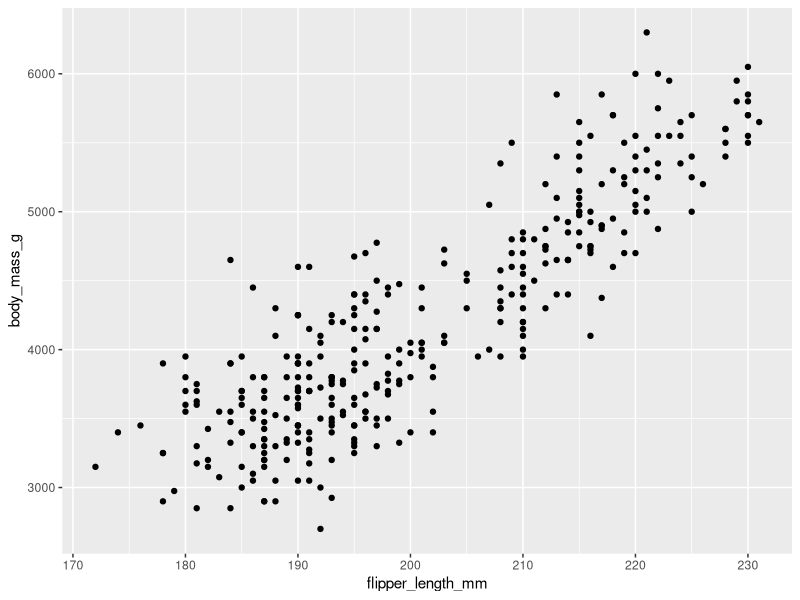
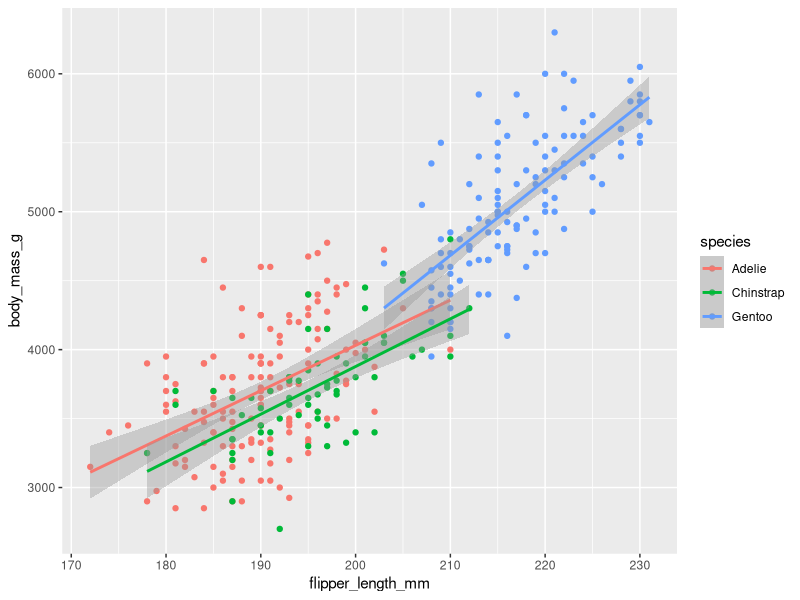
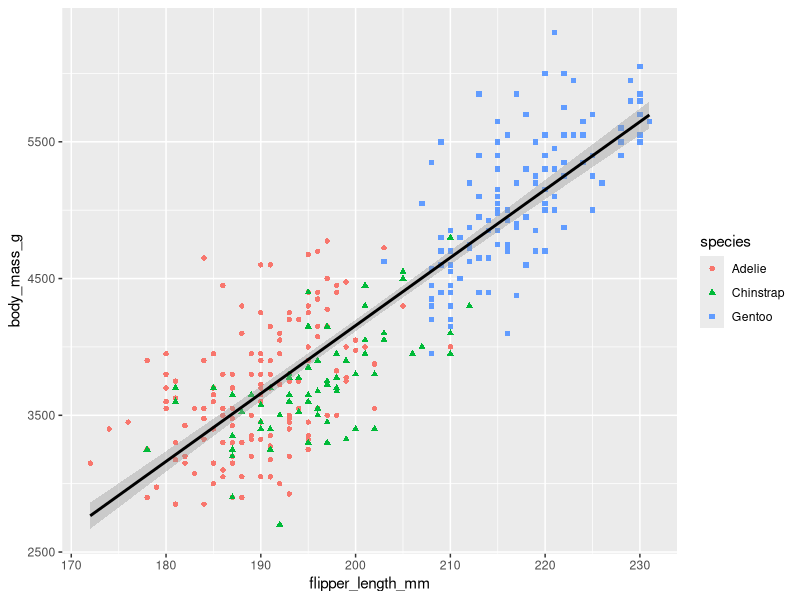
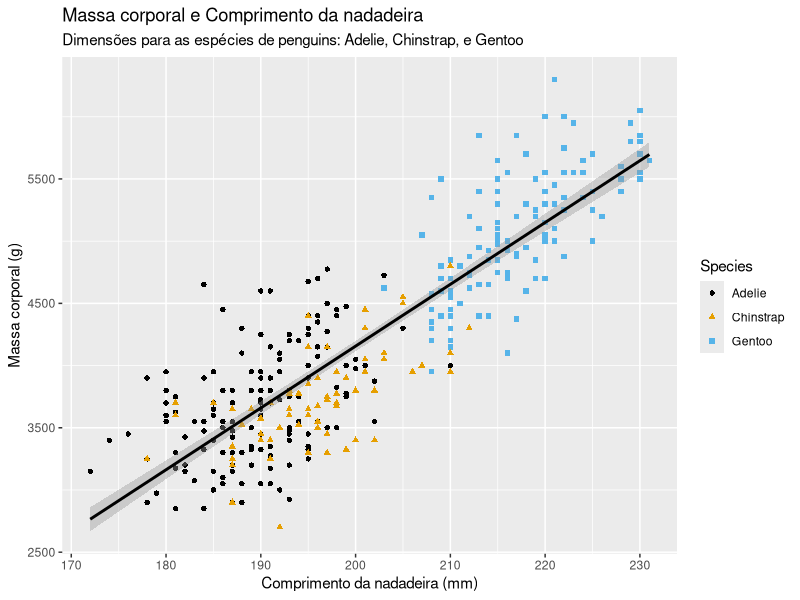
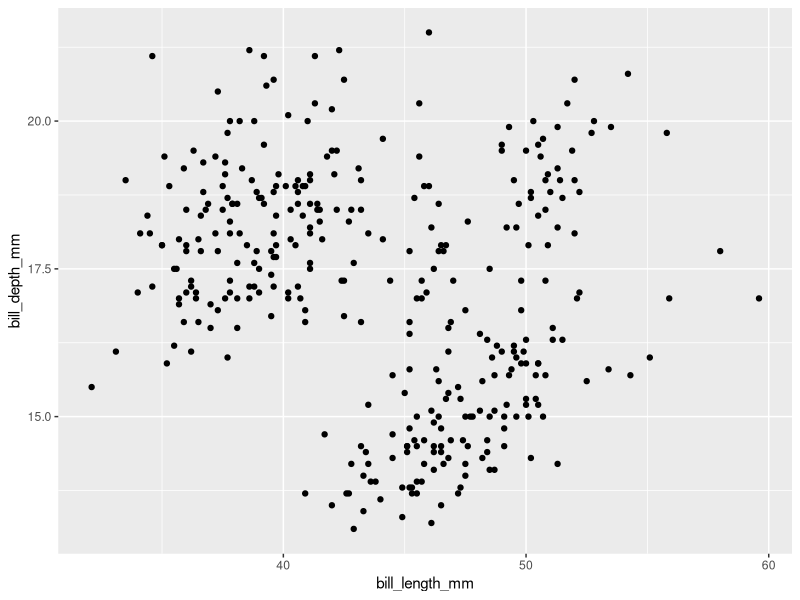
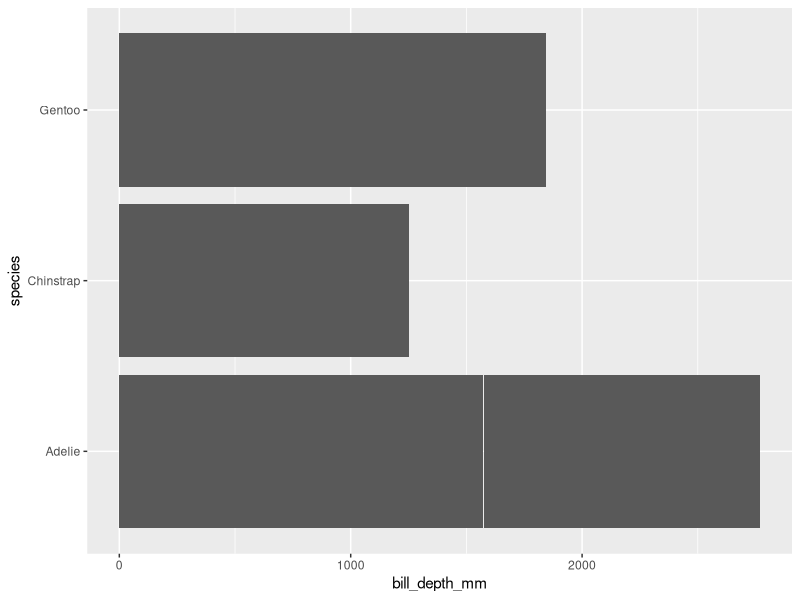
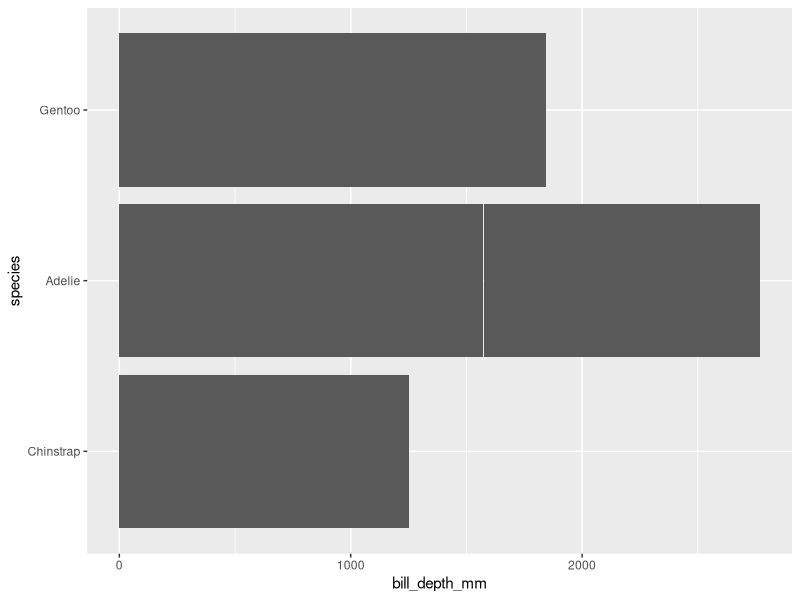

R code for these plots, in order: (Note: this script raises an error after producing the figures.)

# ggplplot - visualizacao de dados ----------------------------------------
# Carregando os pacotes:

library(tidyverse)
# install.packages("palmerpenguins")
# install.packages("ggthemes")
library(palmerpenguins)
library(ggthemes)


penguins %>% 
  view()
glimpse(penguins)


ggplot(data = penguins, 
       mapping = aes(x = flipper_length_mm, y = body_mass_g))+
  geom_point()


# testando a relacao do tamanho da nadeira com a massa corporal 
#junto a variavel especie:

ggplot(data = penguins, 
       mapping = aes(x  = flipper_length_mm, y = body_mass_g, color = species))+
  geom_point() + geom_smooth(method = "lm")



# Scatterplot (geom_point) sao bons para demonstrar a relacao entre duas
#variaveis numericas. 

#Entretanto, e importante nao se deixar levar de primeira por uma relacao aparente
#e fazer combinacoes com outras variaveis para observar se esta primeira
#impressao permanece ou muda. 


#Quando definimos o argumento estetico (aes) no nivel global, cada nova 
#camada adicionada reflete para todo o grafico, entretanto, agora queremos
#diferenciar as cores apenas pela variavel species, mas nao queremos que o 
#geom_smoth seja afetado, entao devemos defirnir a cor no nivel local, ou seja,
#apenas no objeto geometrico que lhe diz respeito, o geom_point:

ggplot(data = penguins, 
       mapping = aes(x = flipper_length_mm, y = body_mass_g)) +
  geom_point(aes(color = species, shape = species)) +
  geom_smooth(method = "lm", color = "black")


# adicionando uma legenda com o argumento labd:


ggplot(data = penguins, 
       mapping = aes(x = flipper_length_mm, y = body_mass_g)) +
  geom_point(aes(color = species, shape = species)) +
  geom_smooth(method = "lm", color = "black")+
  labs(
    title = "Massa corporal e Comprimento da nadadeira",
    subtitle = "Dimensões para as espécies de penguins: Adelie, Chinstrap, e Gentoo",
    x = "Comprimento da nadadeira (mm)",
    y = "Massa corporal (g)",
    color = "Species", shape = "Species"
  )+
  scale_color_colorblind()



#scale_color_colorblind adiciona uma camada de cores segura para pessoas
#que nao enxergam determinadas cores. 




# Exercicios --------------------------------------------------------------

# 1 - How many rows are in penguins? How many columns?

glimpse(penguins)

# 344 linhas - observacoes
# 8 colunas - variaveis

# 2 - What does the bill_depth_mm variable in the penguins data frame describe? 
# Read the help for ?penguins to find out.

?penguins
# a number denoting bill depth (millimeters)


# 3 - Make a scatterplot of bill_depth_mm vs. bill_length_mm. 
# That is, make a scatterplot with bill_depth_mm on the y-axis and bill_length_mm on the x-axis. 
# Describe the relationship between these two variables.

ggplot(data = penguins, 
       mapping = aes(x = bill_length_mm, y =  bill_depth_mm))+
  geom_point()
#a relacao parece ser de contraposicao, quanto ,maior bill_depth, menor
#sera bill length


#  4 - What happens if you make a scatterplot of species vs. bill_depth_mm? 
# What might be a better choice of geom?

# um grafico de barras representa bem a relacao entre uma variavel 
#categorica e uma variavel numerica. 


ggplot(data = penguins, 
       mapping = aes(x = bill_depth_mm, y = species))+
  geom_col()


# consertando a relacao de proporcao:

penguins %>% 
  mutate(species = fct_reorder(species, -bill_depth_mm)) %>% 
  ggplot()+
  geom_col(aes(x = bill_depth_mm, y = species))

#nao deu certo??


# 5 - Why does the following give an error and how would you fix it?


 ggplot(data = penguins) + 
geom_point()

# esta faltando os argumentos esteticos (aes) x e y
# para resolver e necessario adicionar os valores de x e y em aes.
 

# What does the na.rm argument do in geom_point()? What is the default value of the argument? 
 # Create a scatterplot where you successfully use this argument set to TRUE.
 
 ggplot( data = penguins, 
         mapping = aes(x = flipper_length_mm, y = body_mass_g))+
   geom_point(na.rm = T)
 
 # na.rm = T silencia as mensagens de aviso de valores nao encontrados.
 

# Add the following caption to the plot you made in the previous exercise: “Data come from the palmerpenguins package.” 
 # Hint: Take a look at the documentation for labs().


 ggplot(data = penguins, 
        mapping = aes(x = flipper_length_mm, y = body_mass_g)) +
   geom_point(aes(color = species, shape = species)) +
   geom_smooth(method = "lm", color = "black")+
   labs(
     title = "Massa corporal e Comprimento da nadadeira",
     subtitle = "Dimensões para as espécies de penguins: Adelie, Chinstrap, e Gentoo",
     x = "Comprimento da nadadeira (mm)",
     y = "Massa corporal (g)",
     color = "Species", shape = "Species",
     caption = "Data come from the palmerpenguins package."
   )+
   scale_color_colorblind()

# Recreate the following visualization. What aesthetic should bill_depth_mm be mapped to? 
 # And should it be mapped at the global level or at the geom level?

 # deve ser mapeado no nivel do geom:
 
 ggplot(data = penguins,
        aes(x = flipper_length_mm, y = body_mass_g))+
   geom_point(aes(color = bill_depth_mm))+
   geom_smooth()

 
 
 
  #
 
 ggplot(
   data = penguins,
   mapping = aes(x = flipper_length_mm, y = body_mass_g, color = island)
 ) +
   geom_point() +
   geom_smooth(se = FALSE)
 

# Escrevendo de forma mais concisa: ---------------------------------------
#ocultando alguns argumentos:
 
 ggplot(penguins, aes(x = flipper_length_mm, y = body_mass_g)) + 
   geom_point()

 

# Visualizacao das variaveis ----------------------------------------------

# Como voce visualiza os dados depende do tipo de variavel
 #se categorica ou numerica. 
 
 
 # A variavel e categorica se agrupa apenas um pequeno conjunto de dados
 # por exemplo no dataset palmerpenguins a variavel species
 # e categorica
 # para a visualizacao de variaveis categoricas recomenda-se o uso de 
 # graficos de barra.
 
 
 ggplot(penguins, aes(x = species)) +
   geom_bar()

 
# para representar variaveis categoricas e recomendavel o ordenamento, o 
 # R faz isso transformando as variaveis em fatores:
 
 ggplot(penguins, aes(x = fct_infreq(species))) +
   geom_bar()


 ggplot(penguins, aes(x = fct_infreq(species)))+
   geom_bar()

 
# uma variavel e numerica se ela reune um enorme conjunto de valores
 # numericos, com os quais e possivel fazer operacoes como a media
 # entre outras operacoes matematicas. As variaveis numericas podem
 # ser continuas ou discretas.
 
 
 # O histogram e usado para fazer a distribuicao de variaveis continuas:
 
# density plot tambem servem para variaveis numericas.
 
 # https://r4ds.hadley.nz/data-visualize
 # 2.4.3 Exercises - parei aqui
 
 
# Exercise 
 
 # Make a bar plot of species of penguins, 
 # where you assign species to the y aesthetic. How is this plot different?
 
 
 ggplot(penguins, aes(y = fct_infreq(species)))+
   geom_bar()
 
 
 
 ggplot(penguins, aes(x = fct_infreq(species)))+
   geom_bar()
 
 
 
 
# A diferenca e que com y o grafico de colunas fica na posicao horizontal.
 
 
 
 # 2 - How are the following two plots different? 
   # Which aesthetic, color or fill, is more useful for changing the color of bars?
 
 
 ggplot(penguins, aes(x = species)) +
   geom_bar(color = "red")
 
 ggplot(penguins, aes(x = fct_infreq(species))) +
   geom_bar(fill = "red")
 
 
# para grafico de barras o argumento fill e mais recomendado que o color, pois fill ira
 # colorir toda a parte interna da barra, enquanto color so pinta as bordas do grafico.
 
 
 # 3 -What does the bins argument in geom_histogram() do?
 
 # bindwith demonstra a distribuicao do valor de x, ao selecionar o intervalo de bin
 # devemos ter em mente a distribuicao mais proporcional do valor e a representacao
 # que demonstre isso
 
 
 # Make a histogram of the carat variable in
 # the diamonds dataset that is available when you load the tidyverse package. 
 # Experiment with different binwidths. What binwidth reveals the most interesting patterns?
 
 
 ggplot(diamonds, aes(x = carat))+
   geom_histogram(binwidth = 0.2)

 
 
 # Parei aqui - visualizatin relationships.
 
 # Para visualizar relacoes precisamos ter pelo menos duas variaveis
 # mapeadas em um mesmo plot. 
 
 
 # um boxplot pode ser usado entre uma variavel categorica e uma
 # numerica.
 
 # tambem geom_density pode ser usado:
 
 ggplot(penguins, aes(x = body_mass_g, color = species, fill = species)) +
   geom_density(alpha = 0.5)

  #o argumento shadow e um argumento estetico e coloca a cor 
 # em efeito de sombra.
 
 
 #grafico de barras representam bem a relacao entre duas variaveis
 # categoricas.
 
 
 ggplot(penguins, aes(x = island, fill = species)) +
   geom_bar(position = "fill")
 
 
 # position = "fill" coloca a representatividade dos penguins
 #  nas ilhas conforme a proporcionalidade.
 
 
 
 # Scarterplot e o tipo mais comum utilizado para representar 
 # a relacao entre duas variaveis numericas. 
 
 
 # incorpor mais variaveis ao grafico ao utilizar os 
 # argumentos esteticos, cores e formas, color or fill e shape
 
 
 ggplot(penguins, aes(x = flipper_length_mm, y = body_mass_g)) +
   geom_point(aes(color = species, shape = island))
 
 # facet_wrap subdivide a representacao dos dados em pequenos plots
 # a variavel utilizada em facet_wrap deve ser categorica.
 
 
 # The mpg data frame that is bundled with the ggplot2
 # package contains 234 observations collected by the US
 # Environmental Protection Agency on 38 car models.
 # Which variables in mpg are categorical? 
 #   Which variables are numerical? 
 #   (Hint: Type ?mpg to read the documentation for the dataset.) 
 # How can you see this information when you run mpg?
 # 
 ?mpg
glimpse(mpg) 
 

# Make a scatterplot of hwy vs. displ using the mpg data frame. 
# Next, map a third, numerical variable to color,
# then size, then both color and size, then shape. 
# How do these aesthetics behave 
# differently for categorical vs. numerical variables?
 
ggplot(mpg, aes(x = hwy, y = displ))+
  geom_point(aes(color = cty, size = cyl, shape = class))


 #In the scatterplot of hwy vs. displ, 
# what happens if you map a third variable to linewidth? 
 
 ggplot(mpg, aes(x = hwy, y = displ))+
   geom_point(linewidth = class)

 # What happens if you map the 
 # same variable to multiple aesthetics? 
 
 ggplot(mpg, aes(x = hwy, y = displ))+
   geom_point(aes(shape = class, fill = class, color = class))

 
 # Make a scatterplot of bill_depth_mm vs. bill_length_mm and 
 # color the points by species. What does adding coloring by 
 # species reveal about the relationship between
 # these two variables? What about faceting by species?
 # 
 
 
 ggplot(penguins, aes(x = bill_depth_mm, y = bill_length_mm))+
   geom_point(aes(color = species))+
   facet_wrap(~ species)

 # Why does the following yield two separate legends? 
 #   How would you fix it to combine the two legends? 
 
 
 ggplot(
   data = penguins,
   mapping = aes(
     x = bill_length_mm, y = bill_depth_mm, 
     color = species, shape = species
   )
 ) +
   geom_point() +
   labs(color = "species")

 
 # Create the two following stacked bar plots. 
 # Which question can you answer with the first one? 
 #   Which question can you answer with the second one?
 
 
 ggplot(penguins, aes(x = island, fill = species)) +
   geom_bar(position = "fill")

 
  ggplot(penguins, aes(x = species, fill = island)) +
   geom_bar(position = "fill")


# Salvando o plot ---------------------------------------------------------

  ggplot(penguins, aes(x = flipper_length_mm, y = body_mass_g)) +
    geom_point()
  ggsave(filename = "penguin-plot.png")   

  
  

  
  
   
  
 
 
 































